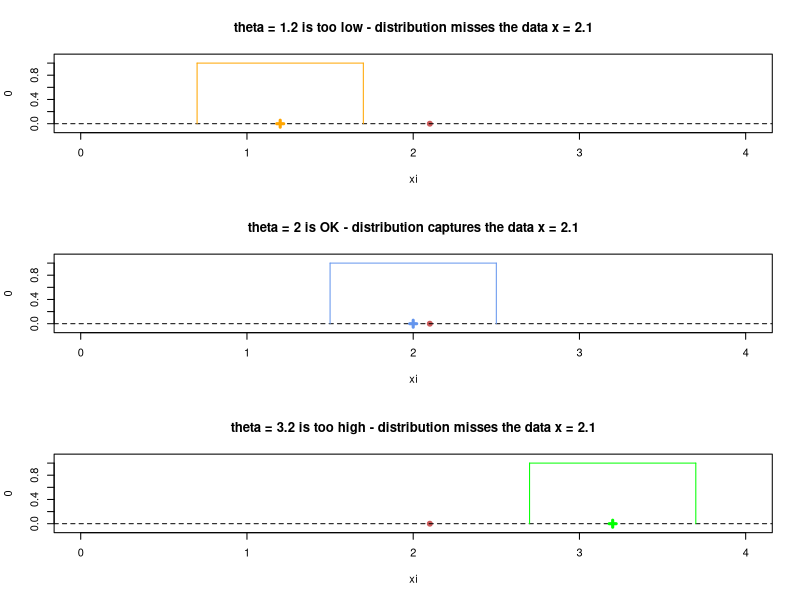
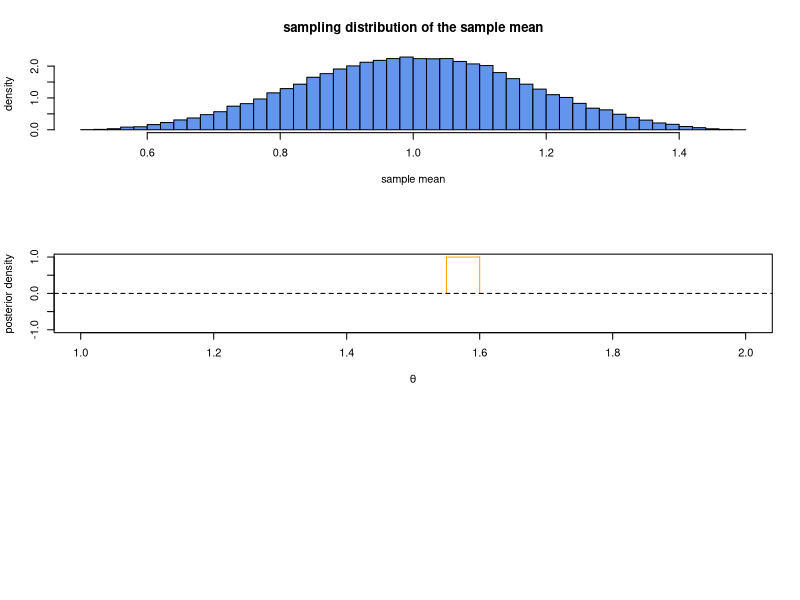

R code for these plots, in order:
## ---- chunk 1
#| code-fold: true
xi = 2.1
par(mfrow = c(3,1))

# Adding the uniform density for an impossible theta
theta = 1.2
plot(xi, 0, pch = 19, col = "indianred", xlim = c(0,4), ylim = c(-0.1,1.1), 
     main = "theta = 1.2 is too low - distribution misses the data x = 2.1")
abline(h = 0, lty = "dashed")
points(theta, 0, pch = 3, col = "orange", lwd = 3)
lines(c(theta - 0.5, theta + 0.5), c(1,1), col = "orange")
lines(c(theta - 0.5, theta - 0.5), c(0,1), col = "orange")
lines(c(theta + 0.5, theta + 0.5), c(0,1), col = "orange")

# Adding the uniform density for an impossible theta
theta = 2
plot(xi, 0, pch = 19, col = "indianred", xlim = c(0,4), ylim = c(-0.1,1.1), 
     main = "theta = 2 is OK - distribution captures the data x = 2.1")
abline(h = 0, lty = "dashed")
points(theta, 0, pch = 3, col = "cornflowerblue", lwd = 3)
lines(c(theta - 0.5, theta + 0.5), c(1,1), col = "cornflowerblue")
lines(c(theta - 0.5, theta - 0.5), c(0,1), col = "cornflowerblue")
lines(c(theta + 0.5, theta + 0.5), c(0,1), col = "cornflowerblue")

# Adding the uniform density for an impossible theta
theta = 3.2
plot(xi, 0, pch = 19, col = "indianred", xlim = c(0,4), ylim = c(-0.1,1.1), 
     main = "theta = 3.2 is too high - distribution misses the data x = 2.1")
abline(h = 0, lty = "dashed")
points(theta, 0, pch = 3, col = "green", lwd = 3)
lines(c(theta - 0.5, theta + 0.5), c(1,1), col = "green")
lines(c(theta - 0.5, theta - 0.5), c(0,1), col = "green")
lines(c(theta + 0.5, theta + 0.5), c(0,1), col = "green")

## ---- chunk 2
theta = 1  # any value is ok, it will be the center of the sampling distr.
nRep = 50000
n = 3
xbar = rep(0, nRep)
for (i in 1:nRep){
  x_rep = runif(n, min = theta - 0.5, max = theta + 0.5)
  xbar[i] = mean(x_rep)
}
hist(xbar, 50, freq = FALSE, 
     main = "sampling distribution of the sample mean", 
     xlab = "sample mean", ylab = "density", col = "cornflowerblue")
## ---- chunk 3
x = c(1.10, 2.05, 1.21)
plot(x = NA, y = NA, xlim = c(1,2), ylim = c(-1,1), 
     xlab = expression(theta), ylab = "posterior density")
post_low = max(x) -0.5
post_high = min(x) + 0.5
lines(c(post_low, post_high), c(1, 1), col = "orange")
lines(c(post_low, post_low), c(0, 1), col = "orange")
lines(c(post_high, post_high), c(1, 0), col = "orange")
abline(h=0, lty = "dashed")
